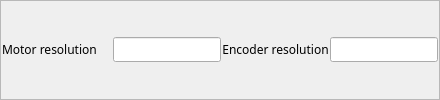
             <widget class="QFrame" name="frame">
              <property name="frameShape">
               <enum>QFrame::StyledPanel</enum>
              </property>
              <property name="frameShadow">
               <enum>QFrame::Raised</enum>
              </property>
              <layout class="QVBoxLayout" name="verticalLayout">
               <property name="spacing">
                <number>1</number>
               </property>
               <property name="margin">
                <number>1</number>
               </property>
               <item>
                <layout class="QHBoxLayout" name="horizontalLayout" stretch="1,1,1,1">
                 <property name="spacing">
                  <number>1</number>
                 </property>
                 <item>
                  <widget class="QLabel" name="label_3">
                   <property name="sizePolicy">
                    <sizepolicy hsizetype="Fixed" vsizetype="Preferred">
                     <horstretch>0</horstretch>
                     <verstretch>0</verstretch>
                    </sizepolicy>
                   </property>
                   <property name="minimumSize">
                    <size>
                     <width>110</width>
                     <height>0</height>
                    </size>
                   </property>
                   <property name="font">
                    <font>
                     <family>Abyssinica SIL</family>
                     <pointsize>9</pointsize>
                    </font>
                   </property>
                   <property name="text">
                    <string>Motor resolution</string>
                   </property>
                  </widget>
                 </item>
                 <item>
                  <widget class="QELineEdit" name="qelineedit">
                   <property name="sizePolicy">
                    <sizepolicy hsizetype="Minimum" vsizetype="Fixed">
                     <horstretch>0</horstretch>
                     <verstretch>0</verstretch>
                    </sizepolicy>
                   </property>
                   <property name="minimumSize">
                    <size>
                     <width>0</width>
                     <height>1</height>
                    </size>
                   </property>
                   <property name="font">
                    <font>
                     <family>Abyssinica SIL</family>
                     <pointsize>9</pointsize>
                    </font>
                   </property>
                   <property name="variable" stdset="0">
                    <string>$(DMC)$(M).MRES</string>
                   </property>
                   <property name="addUnits">
                    <bool>true</bool>
                   </property>
                  </widget>
                 </item>
                 <item>
                  <widget class="QLabel" name="label_4">
                   <property name="sizePolicy">
                    <sizepolicy hsizetype="Preferred" vsizetype="Preferred">
                     <horstretch>0</horstretch>
                     <verstretch>0</verstretch>
                    </sizepolicy>
                   </property>
                   <property name="font">
                    <font>
                     <family>Abyssinica SIL</family>
                     <pointsize>9</pointsize>
                    </font>
                   </property>
                   <property name="text">
                    <string>Encoder resolution</string>
                   </property>
                   <property name="alignment">
                    <set>Qt::AlignCenter</set>
                   </property>
                  </widget>
                 </item>
                 <item>
                  <widget class="QELineEdit" name="qelineedit_2">
                   <property name="sizePolicy">
                    <sizepolicy hsizetype="Minimum" vsizetype="Fixed">
                     <horstretch>0</horstretch>
                     <verstretch>0</verstretch>
                    </sizepolicy>
                   </property>
                   <property name="minimumSize">
                    <size>
                     <width>0</width>
                     <height>1</height>
                    </size>
                   </property>
                   <property name="font">
                    <font>
                     <family>Abyssinica SIL</family>
                     <pointsize>9</pointsize>
                    </font>
                   </property>
                   <property name="variable" stdset="0">
                    <string>$(DMC)$(M).ERES</string>
                   </property>
                   <property name="addUnits">
                    <bool>true</bool>
                   </property>
                  </widget>
                 </item>
                </layout>
               </item>
              </layout>
             </widget>
